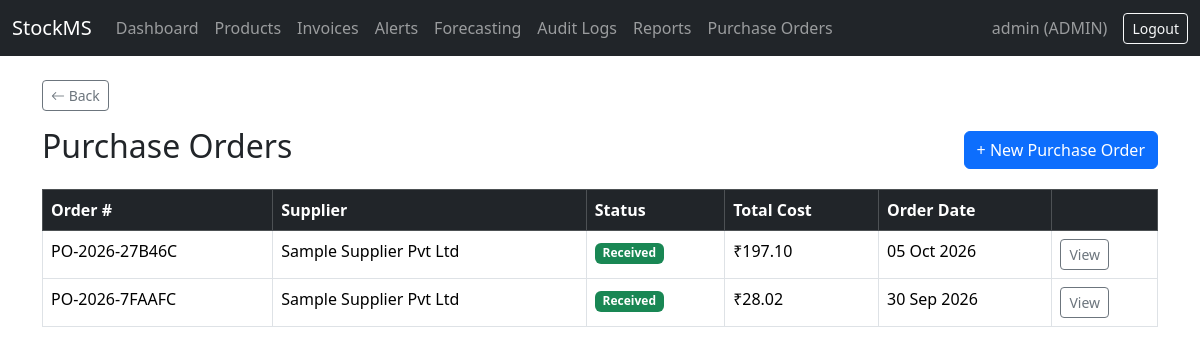
The app's page /products/purchase-orders/ (signed in) with its own data.
### accounts/models.py (models this page shows, shortened)
class User(AbstractUser):
    class Role(models.TextChoices):
        ADMIN = 'ADMIN', 'Admin'
        MANAGER = 'MANAGER', 'Manager'
        STAFF = 'STAFF', 'Staff'
    role = models.CharField(
        max_length=10,
        choices=Role.choices,
        default=Role.STAFF,
    )

### inventory/models.py (models this page shows, shortened)
class PurchaseOrder(models.Model):
    class Status(models.TextChoices):
        PENDING = 'PENDING', 'Pending'
        PARTIALLY_RECEIVED = 'PARTIALLY_RECEIVED', 'Partially Received'
        RECEIVED = 'RECEIVED', 'Received'
        CANCELLED = 'CANCELLED', 'Cancelled'
    order_number = models.CharField(max_length=20, unique=True)
    supplier = models.ForeignKey(Supplier, on_delete=models.PROTECT, related_name='purchase_orders')
    created_by = models.ForeignKey(settings.AUTH_USER_MODEL, on_delete=models.SET_NULL, null=True)
    status = models.CharField(max_length=20, choices=Status.choices, default=Status.PENDING)
    order_date = models.DateTimeField(auto_now_add=True)
    expected_delivery_date = models.DateField(null=True, blank=True)
    payment_terms = models.CharField(max_length=100, blank=True, default='Due on delivery')
    delivery_address = models.CharField(max_length=255, blank=True)
    tax_percent = models.DecimalField(max_digits=5, decimal_places=2, default=0)
    discount_amount = models.DecimalField(max_digits=10, decimal_places=2, default=0)
    confirmed_delivery_date = models.DateField(null=True, blank=True)
    notes = models.TextField(blank=True)
    @property
    def subtotal(self):
        return sum(item.subtotal for item in self.items.all())
    @property
    def tax_amount(self):
        from decimal import Decimal
        return round(self.subtotal * (Decimal(str(self.tax_percent)) / 100), 2)
    @property
    def grand_total(self):
        from decimal import Decimal
        return round(self.subtotal + self.tax_amount - Decimal(str(self.discount_amount)), 2)

class Supplier(models.Model):
    name = models.CharField(max_length=200)
    contact_person = models.CharField(max_length=100, blank=True)
    phone = models.CharField(max_length=20, blank=True)
    email = models.EmailField(blank=True)
    address = models.TextField(blank=True)
    gst_number = models.CharField(max_length=20, blank=True)

class PurchaseOrderItem(models.Model):
    purchase_order = models.ForeignKey(PurchaseOrder, on_delete=models.CASCADE, related_name='items')
    product = models.ForeignKey(Product, on_delete=models.PROTECT, related_name='purchase_order_items')
    quantity_ordered = models.PositiveIntegerField()
    unit_cost = models.DecimalField(max_digits=10, decimal_places=2)
    @property
    def subtotal(self):
        return self.quantity_ordered * self.unit_cost

### inventory/views.py (the view)
# urls.py: path('purchase-orders/', views.purchase_order_list, name='purchase_order_list'),
@login_required
def purchase_order_list(request):
    if request.user.role not in ['ADMIN', 'MANAGER']:
        messages.error(request, "You don't have permission to view purchase orders.")
        return redirect('dashboard')
    orders = PurchaseOrder.objects.select_related('supplier').all().order_by('-order_date')
    return render(request, 'inventory/purchase_order_list.html', {'orders': orders})

### inventory/templates/inventory/purchase_order_list.html (shortened to what this page needs)
{% extends 'base.html' %}
{% block content %}
<div class="d-flex justify-content-between align-items-center mb-3">
    <h2>Purchase Orders</h2>
    <a href="{% url 'purchase_order_create' %}" class="btn btn-primary">+ New Purchase Order</a>
</div>
<table class="table table-bordered table-hover">
    <thead class="table-dark">
        <tr>
            <th>Order #</th>
            <th>Supplier</th>
            <th>Status</th>
            <th>Total Cost</th>
            <th>Order Date</th>
            <th></th>
        </tr>
    </thead>
    <tbody>
        {% for order in orders %}
        <tr>
            <td>{{ order.order_number }}</td>
            <td>{{ order.supplier.name }}</td>
            <td>
                {% if order.status == 'PENDING' %}<span class="badge bg-warning text-dark">Pending</span>
                {% elif order.status == 'PARTIALLY_RECEIVED' %}<span class="badge bg-info">Partially Received</span>
                {% elif order.status == 'RECEIVED' %}<span class="badge bg-success">Received</span>
                {% else %}<span class="badge bg-secondary">Cancelled</span>{% endif %}
            </td>
            <td>₹{{ order.grand_total }}</td>
            <td>{{ order.order_date|date:"d M Y" }}</td>
            <td><a href="{% url 'purchase_order_detail' order.pk %}" class="btn btn-sm btn-outline-secondary">View</a></td>
        </tr>
        {% empty %}
        <tr><td colspan="6" class="text-center">No purchase orders yet.</td></tr>
        {% endfor %}
    </tbody>
</table>
{% endblock %}

### templates/base.html (shortened to what this page needs)
{% load static %}
<!DOCTYPE html>
<html lang="en">
<head>
    <link href="https://cdn.jsdelivr.net/npm/bootstrap@5.3.3/dist/css/bootstrap.min.css" rel="stylesheet">
    <link href="https://cdn.jsdelivr.net/npm/bootstrap-icons@1.11.3/font/bootstrap-icons.css" rel="stylesheet">
</head>
<body>
    <nav class="navbar navbar-expand-lg navbar-dark bg-dark">
        <div class="container-fluid">
            <a class="navbar-brand" href="{% url 'dashboard' %}">StockMS</a>
            <div class="collapse navbar-collapse">
                <ul class="navbar-nav me-auto">
                    <li class="nav-item"><a class="nav-link" href="{% url 'dashboard' %}">Dashboard</a></li>
                    <li class="nav-item"><a class="nav-link" href="{% url 'product_list' %}">Products</a></li>
                    <li class="nav-item"><a class="nav-link" href="{% url 'invoice_list' %}">Invoices</a></li>
                    <li class="nav-item"><a class="nav-link" href="{% url 'alert_list' %}">Alerts</a></li>
                    <li class="nav-item"><a class="nav-link" href="{% url 'forecast_page' %}">Forecasting</a></li>
                    {% if user.role == 'ADMIN' %}
                        <li class="nav-item"><a class="nav-link" href="{% url 'audit_log_list' %}">Audit Logs</a></li>
                    {% endif %}
                    {% if user.role == 'ADMIN' or user.role == 'MANAGER' %}
                        <li class="nav-item"><a class="nav-link" href="{% url 'reports_page' %}">Reports</a></li>
                        <li class="nav-item"><a class="nav-link" href="{% url 'purchase_order_list' %}">Purchase Orders</a></li>
                    {% endif %}
                </ul>
                {% if user.is_authenticated %}
                <span class="navbar-text me-3">{{ user.username }} ({{ user.role }})</span>
<form method="post" action="{% url 'logout' %}" class="d-inline">
    <button type="submit" class="btn btn-outline-light btn-sm">Logout</button>
</form>                {% endif %}
            </div>
        </div>
    </nav>
    <div class="container mt-4">
    <a href="javascript:history.back()" class="btn btn-sm btn-outline-secondary mb-3">
        <i class="bi bi-arrow-left"></i> Back
    </a>
        {% block content %}
        {% endblock %}
    </div>
</body>
</html>

### records on screen
User: username "admin", role "ADMIN"
PurchaseOrder: order_number "PO-2026-27B46C", supplier.name "Sample Supplier Pvt Ltd", status "Received", grand_total "197.10", order_date "05 Oct 2026"
PurchaseOrder: order_number "PO-2026-7FAAFC", supplier.name "Sample Supplier Pvt Ltd", status "Received", grand_total "28.02", order_date "30 Sep 2026"
